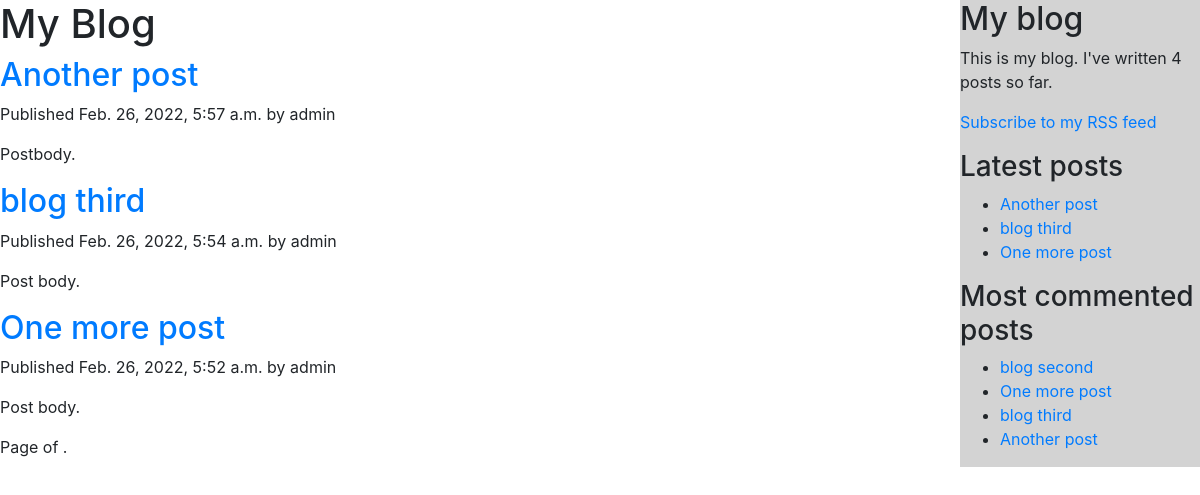
/blog/postlist, run on an earlier commit of the app's database.
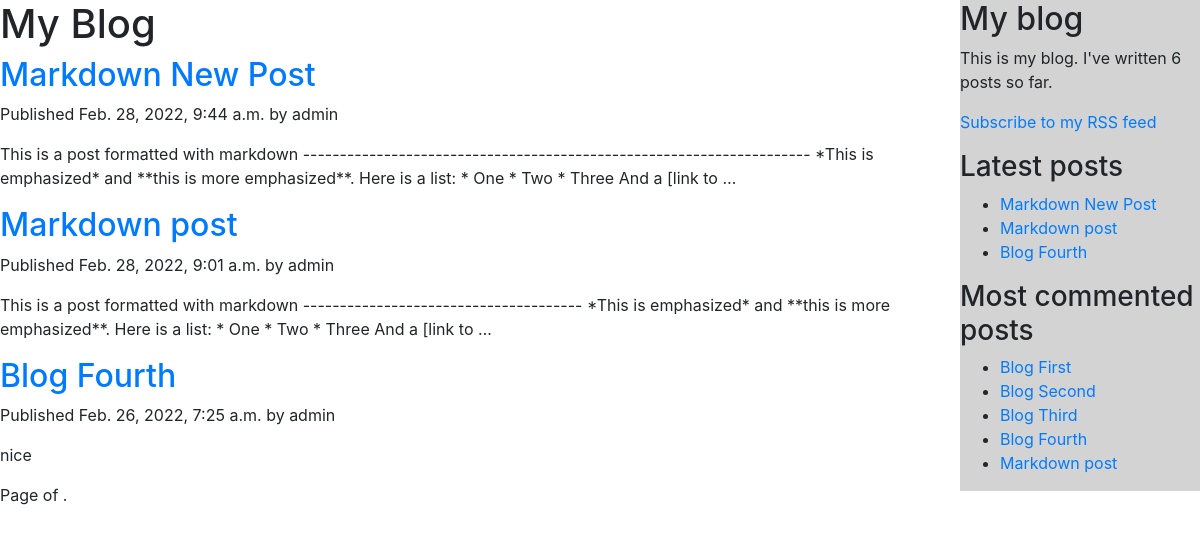
And on a later commit of the database.
### blog/models.py (models this page shows, shortened)
class Post(models.Model):
    STATUS_CHOICES = (
    ('draft', 'Draft'),
    ('published', 'Published'),
    )
    title = models.CharField(max_length=250)
    slug = models.SlugField(max_length=250,unique_for_date='publish')
    author = models.ForeignKey(User,on_delete = models.CASCADE,related_name='blog_posts')
    body = models.TextField()
    publish = models.DateTimeField(default=timezone.now)
    created = models.DateTimeField(auto_now_add=True)
    updated = models.DateTimeField(auto_now=True)
    status = models.CharField(max_length=10,choices=STATUS_CHOICES,default='draft')
    objects = models.Manager() # The default manager.
    published = PublishedManager() # Our custom manager.
    tags = TaggableManager()
    class Meta:
        ordering = ('-publish',)
    def get_absolute_url(self):
        return reverse("post_list", kwargs={})

### blog/views.py (the view)
# urls.py: path('postlist',views.PostListView.as_view(),name='postlist'),
class PostListView(ListView):
    queryset = Post.published.all()
    context_object_name = 'posts'
    paginate_by = 3
    template_name = 'blog/post/list.html'

### blog/models.py (called while the page is built)
    def get_queryset(self):
        return super().get_queryset()

### blog/templatetags/blog_tags.py (called while the page is built)
@register.simple_tag
def total_posts():
    return Post.published.count()

@register.inclusion_tag('blog/post/latest_posts.html')
def show_latest_posts(count=5):
    latest_posts = Post.published.order_by('-publish')[:count]
    return {'latest_posts': latest_posts}

@register.simple_tag
def get_most_commented_posts(count=5):
    return Post.published.annotate(total_comments=Count('comments')).order_by('-total_comments')[:count]

### blog/templates/blog/post/list.html (shortened to what this page needs)
{% extends "blog/base.html" %}
{% block content %}
<h1>My Blog</h1>
{% for post in posts %}
<h2>
<a href="{{ post.get_absolute_url }}">
{{ post.title }}
</a>
</h2>
<p class="date">
Published {{ post.publish }} by {{ post.author }}
</p>
{{ post.body|truncatewords:30|linebreaks }}
{% endfor %}
{% include "blog/pagination.html" with page=posts %}
{% endblock %}

### blog/templates/blog/base.html (shortened to what this page needs)
{% load blog_tags %}
{% load static %}
<!DOCTYPE html>
<html>
<head>
<link href="{% static "css/blog.css" %}" rel="stylesheet">
<link rel="stylesheet" href="https://cdn.jsdelivr.net/npm/bootstrap@4.0.0/dist/css/bootstrap.min.css">
</head>
<body>
<div id="content" style="width: 80%; float:left;">
{% block content %}
{% endblock %}
</div>
<div id="sidebar" style="width: 20%; float:right; background-color:lightgray">
    <div>
    <h2>My blog</h2>
    <p>This is my blog. I've written {% total_posts %} posts so far.</p>
    <p><a href="{% url 'post_feed' %}">Subscribe to my RSS feed</a>
        </p>
    <h3>Latest posts</h3>
    {% show_latest_posts 3 %}
    </div>
    <div>
        <h3>Most commented posts</h3>
        {% get_most_commented_posts as most_commented_posts %}
        <ul>
        {% for post in most_commented_posts %}
        <li>
        <a href="">{{ post.title }}</a>
        </li>
        {% endfor %}
        </ul>
    </div>
</div>
</body>
</html>

### blog/templates/blog/pagination.html (shortened to what this page needs)
<div class="pagination">
    <span class="step-links">
    <span class="current">
    Page {{ page.number }} of {{ page.paginator.num_pages }}.
    </span>
    </span>
    </div>

### blog/templates/blog/post/latest_posts.html
<ul>
    {% for post in latest_posts %}
    <li>
        <a href="">
    {{ post.title }}
</a>
    </li>
    {% endfor %}
    </ul>

What changed in the data, as far as the page shows it:
removed Post: title "Another post", publish "Feb. 26, 2022, 5:57 a.m.", author "admin", body "Postbody."
removed Post: title "blog third", publish "Feb. 26, 2022, 5:54 a.m.", author "admin", body "Post body."
removed Post: title "One more post", publish "Feb. 26, 2022, 5:52 a.m.", author "admin", body "Post body."
removed Post: title "blog second", shown under "Most commented posts"
added Post: title "Markdown New Post", publish "Feb. 28, 2022, 9:44 a.m.", author "admin", body "This is a post formatted with markdown --------------------------------------------------------------------- *This is emphasized* and **this is more emphasized**. Here is a list: * One * Two * Three And a [link to …"
added Post: title "Markdown post", publish "Feb. 28, 2022, 9:01 a.m.", author "admin", body "This is a post formatted with markdown -------------------------------------- *This is emphasized* and **this is more emphasized**. Here is a list: * One * Two * Three And a [link to …"
added Post: title "Blog Fourth", publish "Feb. 26, 2022, 7:25 a.m.", author "admin", body "nice"
added Post: title "Blog First", shown under "Most commented posts"
added Post: title "Blog Second", shown under "Most commented posts"
added Post: title "Blog Third", shown under "Most commented posts"
Also different on the page:
text no longer shown: "4"
text now shown: "6"
